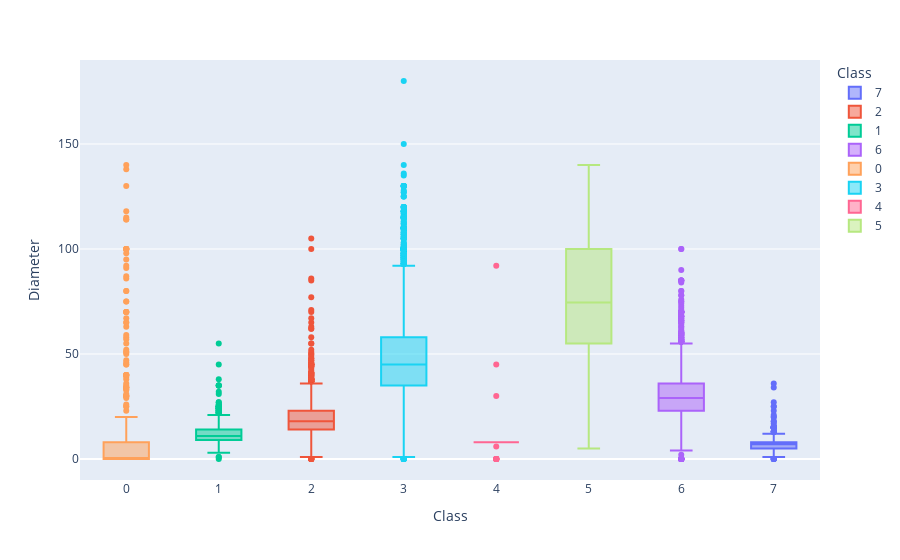

Notebook code for this chart:
### Code cell
px.box(train,x='Class',y='Diameter',color='Class')

### Figure 1 — Plotly figure (JSON) as saved in the notebook; plotly's stock layout.template omitted (floating-point values rounded to 4 significant figures; data arrays with more than 128 entries replaced by an {"elided": "..."} marker saying what was removed)
{"data": [{"alignmentgroup": "True", "hovertemplate": "Class=%{x}<br>Diameter=%{y}<extra></extra>", "legendgroup": "7", "marker": {"color": "#636efa"}, "name": "7", "notched": false, "offsetgroup": "7", "orientation": "v", "showlegend": true, "type": "box", "x": {"elided": "1092 int values"}, "x0": " ", "xaxis": "x", "y": {"elided": "1092 int values"}, "y0": " ", "yaxis": "y"}, {"alignmentgroup": "True", "hovertemplate": "Class=%{x}<br>Diameter=%{y}<extra></extra>", "legendgroup": "2", "marker": {"color": "#EF553B"}, "name": "2", "notched": false, "offsetgroup": "2", "orientation": "v", "showlegend": true, "type": "box", "x": {"elided": "2473 int values"}, "x0": " ", "xaxis": "x", "y": {"elided": "2473 int values"}, "y0": " ", "yaxis": "y"}, {"alignmentgroup": "True", "hovertemplate": "Class=%{x}<br>Diameter=%{y}<extra></extra>", "legendgroup": "1", "marker": {"color": "#00cc96"}, "name": "1", "notched": false, "offsetgroup": "1", "orientation": "v", "showlegend": true, "type": "box", "x": {"elided": "1112 int values"}, "x0": " ", "xaxis": "x", "y": {"elided": "1112 int values"}, "y0": " ", "yaxis": "y"}, {"alignmentgroup": "True", "hovertemplate": "Class=%{x}<br>Diameter=%{y}<extra></extra>", "legendgroup": "6", "marker": {"color": "#ab63fa"}, "name": "6", "notched": false, "offsetgroup": "6", "orientation": "v", "showlegend": true, "type": "box", "x": {"elided": "3425 int values"}, "x0": " ", "xaxis": "x", "y": {"elided": "3425 int values"}, "y0": " ", "yaxis": "y"}, {"alignmentgroup": "True", "hovertemplate": "Class=%{x}<br>Diameter=%{y}<extra></extra>", "legendgroup": "0", "marker": {"color": "#FFA15A"}, "name": "0", "notched": false, "offsetgroup": "0", "orientation": "v", "showlegend": true, "type": "box", "x": {"elided": "710 int values"}, "x0": " ", "xaxis": "x", "y": {"elided": "710 int values"}, "y0": " ", "yaxis": "y"}, {"alignmentgroup": "True", "hovertemplate": "Class=%{x}<br>Diameter=%{y}<extra></extra>", "legendgroup": "3", "marker": {"color": "#19d3f3"}, "name": "3", "notched": false, "offsetgroup": "3", "orientation": "v", "showlegend": true, "type": "box", "x": {"elided": "3730 int values"}, "x0": " ", "xaxis": "x", "y": {"elided": "3730 int values"}, "y0": " ", "yaxis": "y"}, {"alignmentgroup": "True", "hovertemplate": "Class=%{x}<br>Diameter=%{y}<extra></extra>", "legendgroup": "4", "marker": {"color": "#FF6692"}, "name": "4", "notched": false, "offsetgroup": "4", "orientation": "v", "showlegend": true, "type": "box", "x": [4, 4, 4, 4, 4, 4, 4, 4, 4, 4, 4, 4, 4, 4, 4, 4, 4, 4, 4, 4, 4, 4, 4, 4, 4, 4, 4, 4, 4, 4, 4, 4, 4, 4, 4, 4, 4, 4, 4, 4, 4, 4, 4, 4, 4, 4, 4, 4, 4, 4, 4, 4, 4, 4], "x0": " ", "xaxis": "x", "y": [0, 8, 8, 8, 8, 8, 8, 8, 0, 8, 8, 8, 8, 8, 0, 8, 8, 8, 8, 8, 8, 8, 8, 45, 8, 8, 0, 0, 8, 0, 8, 0, 8, 30, 8, 8, 8, 8, 8, 8, 8, 8, 8, 8, 8, 8, 8, 8, 0, 92, 0, 6, 8, 0], "y0": " ", "yaxis": "y"}, {"alignmentgroup": "True", "hovertemplate": "Class=%{x}<br>Diameter=%{y}<extra></extra>", "legendgroup": "5", "marker": {"color": "#B6E880"}, "name": "5", "notched": false, "offsetgroup": "5", "orientation": "v", "showlegend": true, "type": "box", "x": [5, 5, 5, 5, 5, 5, 5, 5, 5, 5, 5, 5, 5, 5, 5, 5, 5, 5, 5, 5, 5, 5, 5, 5, 5, 5, 5, 5, 5, 5, 5, 5, 5, 5, 5, 5, 5, 5, 5, 5, 5, 5, 5, 5, 5, 5, 5, 5, 5, 5, 5, 5, 5, 5, 5, 5, 5, 5, 5, 5, 5, 5, 5, 5, 5, 5, 5, 5, 5, 5], "x0": " ", "xaxis": "x", "y": [115, 85, 57, 25, 66, 120, 60, 66, 70, 100, 115, 109, 46, 55, 55, 120, 70, 94, 55, 94, 70, 85, 70, 52, 100, 50, 92, 44, 140, 82, 85, 100, 41, 120, 79, 82, 5, 38, 28, 124, 56, 91, 109, 106, 79, 55, 89, 70, 82, 63, 55, 94, 45, 100, 82, 55, 61, 130, 25, 113, 121, 70, 55, 80, 41, 70, 55, 105, 70, 110], "y0": " ", "yaxis": "y"}], "layout": {"boxmode": "overlay", "legend": {"title": {"text": "Class"}, "tracegroupgap": 0}, "margin": {"t": 60}, "xaxis": {"anchor": "y", "categoryarray": [7, 2, 1, 6, 0, 3, 4, 5], "categoryorder": "array", "domain": [0, 1], "title": {"text": "Class"}}, "yaxis": {"anchor": "x", "domain": [0, 1], "title": {"text": "Diameter"}}}}
